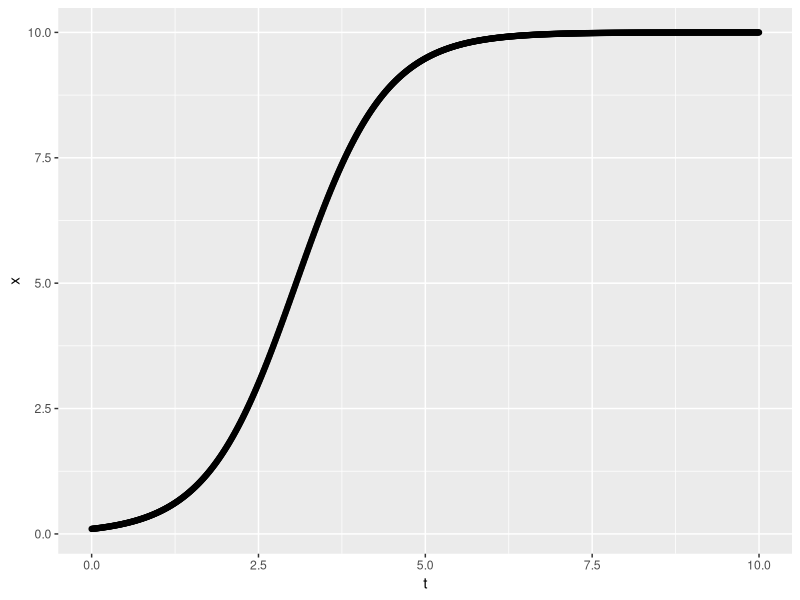

This figure's R source:
t <- seq(0, 10, by = 0.01)
# parameters
parameters <- c(r = 1.5, K = 10)

# initial condition
state <- c(x = 0.1)

# let's define the right-hand side of the differential equation
# It must be a function of the dependent variable (x) and of the 
# time (t), even if time does not appear explicitly
# this is how you define a function:
logistic <- function(t, state, parameters){
  with(as.list(c(state, parameters)), {
    dx <- r*x*(1-x/K)
    list(dx)
  })
}

library(deSolve)
library(ggplot2)
out <- ode(y = state, times = t, func = logistic, parms = parameters)

ggplot(data = as.data.frame(out), aes(t, x)) + geom_point()
